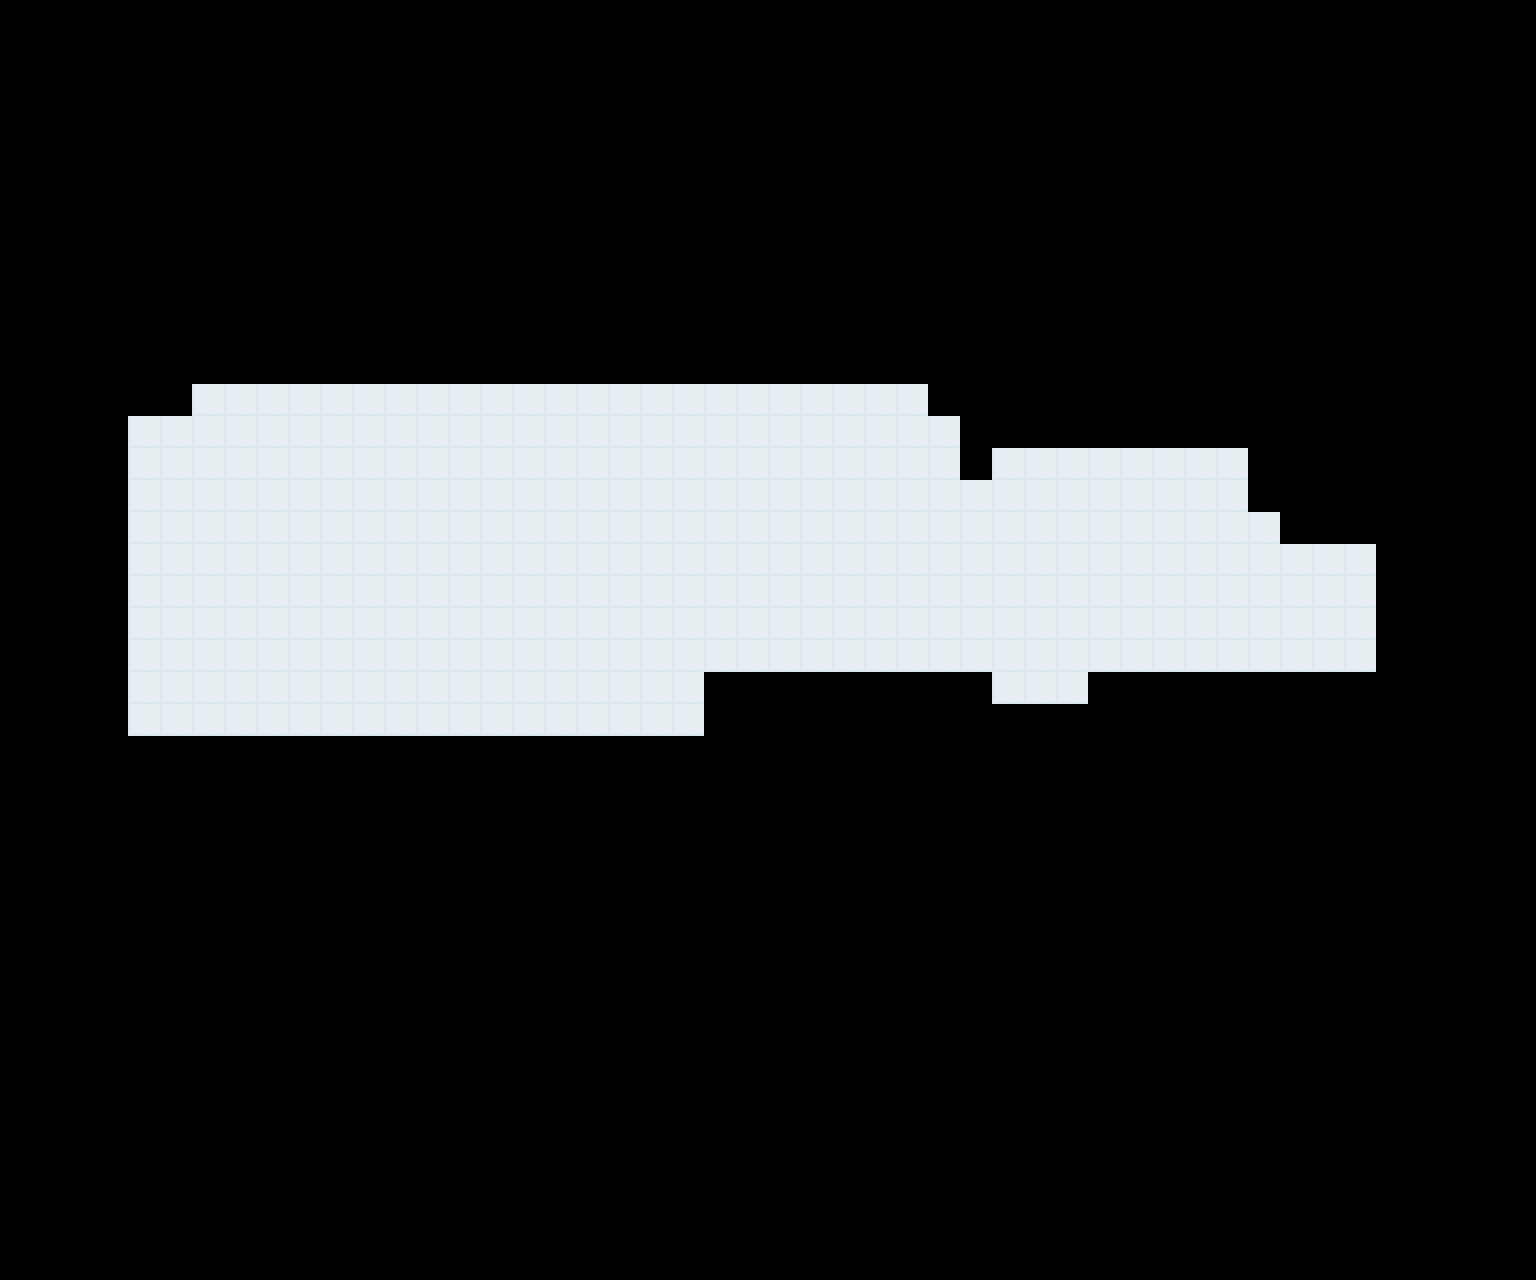

Rendered tile map (Tiled .tmx) drawn with the repository's tilesets; below, a short description and the map source with its tile grids summarised:
An orthogonal 48x40 tile map with 32x32 px tiles, 1 tile layer (Tile Layer 1), 10 tilesets and 133 objects (door1).

<map version="1.0" tiledversion="1.1.6" orientation="orthogonal" renderorder="right-down" width="48" height="40" tilewidth="32" tileheight="32" infinite="0" nextobjectid="203">
 <tileset firstgid="1" source="walls.tsx" />
 <tileset firstgid="5" source="Guard.tsx" />
 <tileset firstgid="6" source="Box2.tsx" />
 <tileset firstgid="7" source="horizontaldoor.tsx" />
 <tileset firstgid="31" source="Door.tsx" />
 <tileset firstgid="44" source="switchfront.tsx" />
 <tileset firstgid="51" source="keys.tsx" />
 <tileset firstgid="55" source="FloorTile.tsx" />
 <tileset firstgid="64" source="Player.tsx" />
 <tileset firstgid="65" source="doors.tsx" />
 <layer name="Tile Layer 1" width="48" height="40">
  <data>[1920 cells, 349 non-empty, 1 distinct tile ids]</data>
 </layer>
 <objectgroup name="Object Layer 1">
  <object id="6" template="GreenWall.tx" x="128" y="736" />
  <object id="8" template="GreenWall.tx" x="96" y="736" />
  <object id="9" template="GreenWall.tx" x="224" y="736" />
  <object id="10" template="GreenWall.tx" x="96" y="704" />
  <object id="11" template="GreenWall.tx" x="96" y="672" />
  <object id="12" template="GreenWall.tx" x="96" y="640" />
  <object id="13" template="GreenWall.tx" x="96" y="608" />
  <object id="14" template="GreenWall.tx" x="96" y="576" />
  <object id="15" template="GreenWall.tx" x="96" y="544" />
  <object id="16" template="GreenWall.tx" x="96" y="448" />
  <object id="17" template="GreenWall.tx" x="96" y="416" />
  <object id="18" template="GreenWall.tx" x="128" y="416" />
  <object id="19" template="GreenWall.tx" x="160" y="416" />
  <object id="20" template="GreenWall.tx" x="224" y="416" />
  <object id="21" template="GreenWall.tx" x="192" y="416" />
  <object id="23" template="GreenWall.tx" x="96" y="704" />
  <object id="24" template="GreenWall.tx" x="448" y="736" />
  <object id="25" template="GreenWall.tx" x="352" y="416" />
  <object id="26" template="GreenWall.tx" x="416" y="416" />
  <object id="27" template="GreenWall.tx" x="384" y="416" />
  <object id="28" template="GreenWall.tx" x="352" y="736" />
  <object id="29" template="GreenWall.tx" x="416" y="736" />
  <object id="30" template="GreenWall.tx" x="384" y="736" />
  <object id="31" template="GreenWall.tx" x="448" y="416" />
  <object id="32" template="GreenWall.tx" x="480" y="416" />
  <object id="33" template="GreenWall.tx" x="544" y="416" />
  <object id="34" template="GreenWall.tx" x="512" y="416" />
  <object id="37" template="GreenWall.tx" x="576" y="736" />
  <object id="38" template="GreenWall.tx" x="96" y="480" />
  <object id="39" template="GreenWall.tx" x="96" y="512" />
  <object id="43" template="GreenWall.tx" x="480" y="736" />
  <object id="44" template="GreenWall.tx" x="544" y="736" />
  <object id="46" template="Guard.tx" x="384" y="480">
   <properties>
    <property name="IsPatrolling" type="bool" value="true" />
    <property name="lightAngle" type="float" value="15" />
    <property name="objectivepath" value="[33,25,37,25,12,25]" />
    <property name="path" value="[12,25,12,20]" />
   </properties>
  </object>
  <object id="48" template="Guard.tx" x="480" y="512">
   <properties>
    <property name="IsPatrolling" type="bool" value="true" />
    <property name="lightAngle" type="float" value="15" />
    <property name="objectivepath" value="[33,24,37,24,12,24]" />
    <property name="path" value="[15,25,15,20]" />
   </properties>
  </object>
  <object id="52" template="Guard.tx" x="576" y="544">
   <properties>
    <property name="IsPatrolling" type="bool" value="true" />
    <property name="lightAngle" type="float" value="15" />
    <property name="objectivepath" value="[33,23,37,23,12,23]" />
    <property name="path" value="[18,25,18,20]" />
   </properties>
  </object>
  <object id="53" template="Guard.tx" x="672" y="576">
   <properties>
    <property name="IsPatrolling" type="bool" value="true" />
    <property name="lightAngle" type="float" value="15" />
    <property name="objectivepath" value="[33,22,37,22,12,22]" />
    <property name="path" value="[21,25,21,20]" />
   </properties>
  </object>
  <object id="55" template="Guard.tx" x="768" y="608">
   <properties>
    <property name="IsPatrolling" type="bool" value="true" />
    <property name="lightAngle" type="float" value="15" />
    <property name="objectivepath" value="[33,21,37,21,12,21]" />
    <property name="path" value="[24,25,24,20]" />
   </properties>
  </object>
  <object id="56" template="GreenWall.tx" x="512" y="736" />
  <object id="57" template="GreenWall.tx" x="768" y="736" />
  <object id="58" template="GreenWall.tx" x="736" y="736" />
  <object id="59" template="GreenWall.tx" x="640" y="736" />
  <object id="60" template="GreenWall.tx" x="704" y="736" />
  <object id="61" template="GreenWall.tx" x="672" y="736" />
  <object id="77" template="GreenWall.tx" x="576" y="416" />
  <object id="78" template="GreenWall.tx" x="608" y="416" />
  <object id="79" template="GreenWall.tx" x="640" y="416" />
  <object id="80" template="GreenWall.tx" x="704" y="416" />
  <object id="81" template="GreenWall.tx" x="672" y="416" />
  <object id="82" template="GreenWall.tx" x="736" y="416" />
  <object id="83" template="GreenWall.tx" x="768" y="416" />
  <object id="84" template="GreenWall.tx" x="800" y="416" />
  <object id="85" template="GreenWall.tx" x="864" y="416" />
  <object id="86" template="GreenWall.tx" x="832" y="416" />
  <object id="87" template="GreenWall.tx" x="800" y="736" />
  <object id="88" template="GreenWall.tx" x="832" y="736" />
  <object id="89" template="GreenWall.tx" x="864" y="736" />
  <object id="90" template="GreenWall.tx" x="928" y="736" />
  <object id="91" template="GreenWall.tx" x="896" y="736" />
  <object id="92" template="GreenWall.tx" x="896" y="416" />
  <object id="93" template="GreenWall.tx" x="928" y="416" />
  <object id="94" template="GreenWall.tx" x="992" y="448" />
  <object id="95" template="GreenWall.tx" x="1056" y="448" />
  <object id="96" template="GreenWall.tx" x="1024" y="448" />
  <object id="98" template="GreenWall.tx" x="928" y="480" />
  <object id="99" template="GreenWall.tx" x="928" y="448" />
  <object id="101" template="GreenWall.tx" x="928" y="512" />
  <object id="103" template="GreenWall.tx" x="928" y="704" />
  <object id="106" template="GreenWall.tx" x="928" y="672" />
  <object id="107" template="GreenWall.tx" x="928" y="704" />
  <object id="111" template="Box2.tx" x="1312" y="640" />
  <object id="116" template="GreenWall.tx" x="992" y="736" />
  <object id="117" template="GreenWall.tx" x="1056" y="736" />
  <object id="118" template="GreenWall.tx" x="1024" y="736" />
  <object id="119" template="GreenWall.tx" x="992" y="480" />
  <object id="120" template="GreenWall.tx" x="992" y="512" />
  <object id="121" template="GreenWall.tx" x="992" y="736" />
  <object id="122" template="GreenWall.tx" x="992" y="672" />
  <object id="123" template="GreenWall.tx" x="1120" y="736" />
  <object id="124" template="GreenWall.tx" x="1088" y="736" />
  <object id="125" template="GreenWall.tx" x="1120" y="448" />
  <object id="126" template="GreenWall.tx" x="1088" y="448" />
  <object id="127" template="GreenWall.tx" x="1248" y="512" />
  <object id="128" template="GreenWall.tx" x="1248" y="448" />
  <object id="129" template="GreenWall.tx" x="1248" y="480" />
  <object id="130" template="GreenWall.tx" x="1248" y="736" />
  <object id="131" template="GreenWall.tx" x="1376" y="640" />
  <object id="132" template="GreenWall.tx" x="1280" y="544" />
  <object id="133" template="GreenWall.tx" x="1152" y="736" />
  <object id="136" template="GreenWall.tx" x="1152" y="448" />
  </objectgroup>
</map>
<!-- 44 of 133 objects omitted -->
